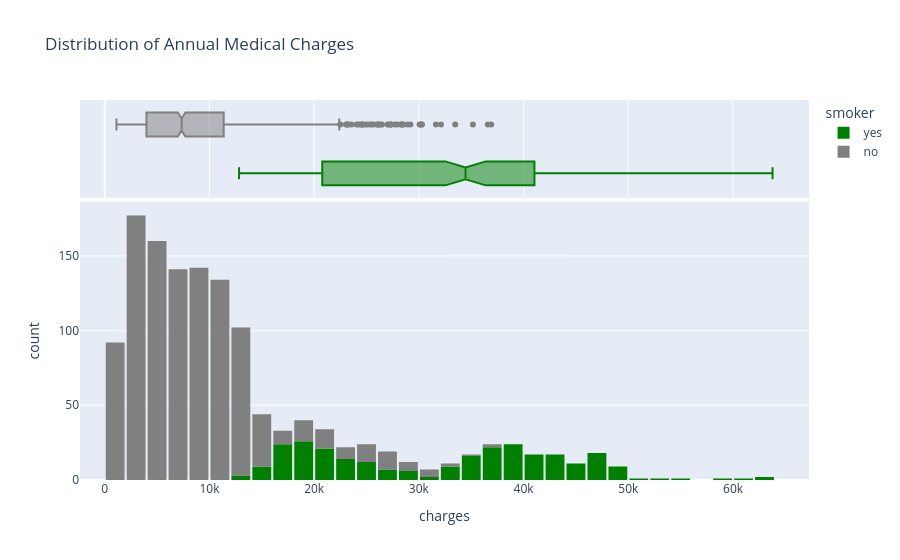

Here is the notebook cell this chart was saved with:
### Code cell
figure = px.histogram(
    data_frame=medical_df,
    x = 'charges',
    marginal='box',
    color='smoker',
    color_discrete_sequence=['green', 'grey'],
    title='Distribution of Annual Medical Charges'
)
figure.update_layout(
    bargap=0.1
)
figure.show()

### Figure 1 — Plotly figure (JSON) as saved in the notebook; plotly's stock layout.template omitted (floating-point values rounded to 4 significant figures; data arrays with more than 128 entries replaced by an {"elided": "..."} marker saying what was removed)
{"data": [{"bingroup": "x", "hovertemplate": "smoker=yes<br>charges=%{x}<br>count=%{y}<extra></extra>", "legendgroup": "yes", "marker": {"color": "green", "pattern": {"shape": ""}}, "name": "yes", "orientation": "v", "showlegend": true, "type": "histogram", "x": {"elided": "274 float values"}, "xaxis": "x", "yaxis": "y"}, {"hovertemplate": "smoker=yes<br>charges=%{x}<extra></extra>", "legendgroup": "yes", "marker": {"color": "green"}, "name": "yes", "notched": true, "showlegend": false, "type": "box", "x": {"elided": "274 float values"}, "xaxis": "x2", "yaxis": "y2"}, {"bingroup": "x", "hovertemplate": "smoker=no<br>charges=%{x}<br>count=%{y}<extra></extra>", "legendgroup": "no", "marker": {"color": "grey", "pattern": {"shape": ""}}, "name": "no", "orientation": "v", "showlegend": true, "type": "histogram", "x": {"elided": "1064 float values"}, "xaxis": "x", "yaxis": "y"}, {"hovertemplate": "smoker=no<br>charges=%{x}<extra></extra>", "legendgroup": "no", "marker": {"color": "grey"}, "name": "no", "notched": true, "showlegend": false, "type": "box", "x": {"elided": "1064 float values"}, "xaxis": "x2", "yaxis": "y2"}], "layout": {"bargap": 0.1, "barmode": "relative", "legend": {"title": {"text": "smoker"}, "tracegroupgap": 0}, "title": {"text": "Distribution of Annual Medical Charges"}, "xaxis": {"anchor": "y", "domain": [0, 1], "title": {"text": "charges"}}, "xaxis2": {"anchor": "y2", "domain": [0, 1], "matches": "x", "showgrid": true, "showticklabels": false}, "yaxis": {"anchor": "x", "domain": [0, 0.7326], "title": {"text": "count"}}, "yaxis2": {"anchor": "x2", "domain": [0.7426, 1], "matches": "y2", "showgrid": false, "showline": false, "showticklabels": false, "ticks": ""}}}
